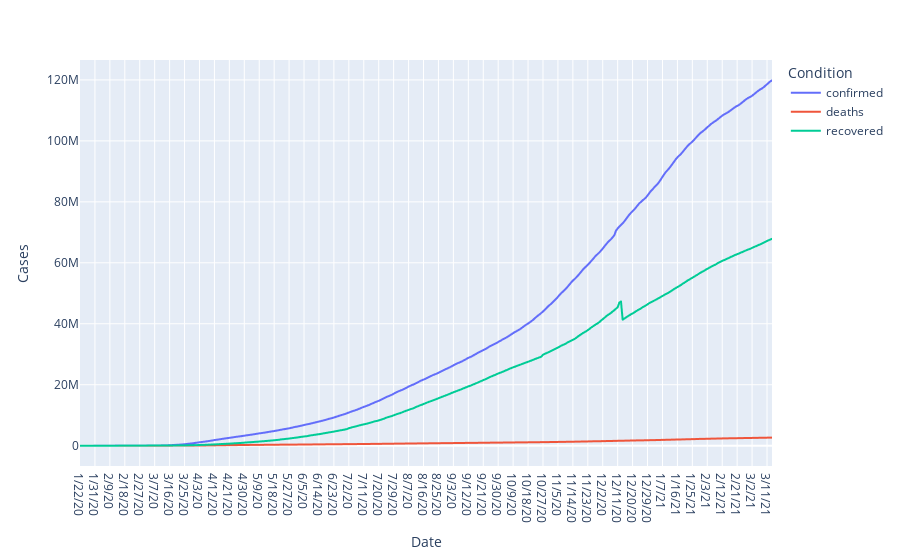

This figure's notebook cell:
### Code cell
import plotly.express as px
from data import make_global_df
df = make_global_df()


fig = px.line(df, x="date", y=["confirmed", "deaths", "recovered"], labels={
    'value': "Cases",
    'variable': 'Condition',
    'date': 'Date'
    } )
fig

### Figure 1 — Plotly figure (JSON) as saved in the notebook; plotly's stock layout.template omitted (floating-point values rounded to 4 significant figures; data arrays with more than 128 entries replaced by an {"elided": "..."} marker saying what was removed)
{"data": [{"hovertemplate": "Condition=confirmed<br>Date=%{x}<br>Cases=%{y}<extra></extra>", "legendgroup": "confirmed", "line": {"color": "#636efa", "dash": "solid"}, "mode": "lines", "name": "confirmed", "showlegend": true, "type": "scattergl", "x": {"elided": "418 str values"}, "xaxis": "x", "y": {"elided": "418 int values"}, "yaxis": "y"}, {"hovertemplate": "Condition=deaths<br>Date=%{x}<br>Cases=%{y}<extra></extra>", "legendgroup": "deaths", "line": {"color": "#EF553B", "dash": "solid"}, "mode": "lines", "name": "deaths", "showlegend": true, "type": "scattergl", "x": {"elided": "418 str values"}, "xaxis": "x", "y": {"elided": "418 int values"}, "yaxis": "y"}, {"hovertemplate": "Condition=recovered<br>Date=%{x}<br>Cases=%{y}<extra></extra>", "legendgroup": "recovered", "line": {"color": "#00cc96", "dash": "solid"}, "mode": "lines", "name": "recovered", "showlegend": true, "type": "scattergl", "x": {"elided": "418 str values"}, "xaxis": "x", "y": {"elided": "418 int values"}, "yaxis": "y"}], "layout": {"legend": {"title": {"text": "Condition"}, "tracegroupgap": 0}, "margin": {"t": 60}, "xaxis": {"anchor": "y", "domain": [0, 1], "title": {"text": "Date"}}, "yaxis": {"anchor": "x", "domain": [0, 1], "title": {"text": "Cases"}}}}
